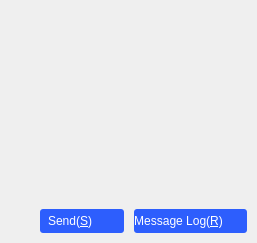
           <widget class="QWidget" name="widget" native="true">
            <property name="sizePolicy">
             <sizepolicy hsizetype="Preferred" vsizetype="Preferred">
              <horstretch>0</horstretch>
              <verstretch>0</verstretch>
             </sizepolicy>
            </property>
            <property name="mouseTracking">
             <bool>true</bool>
            </property>
            <layout class="QVBoxLayout" name="verticalLayout">
             <property name="spacing">
              <number>0</number>
             </property>
             <property name="leftMargin">
              <number>0</number>
             </property>
             <property name="topMargin">
              <number>0</number>
             </property>
             <property name="rightMargin">
              <number>0</number>
             </property>
             <property name="bottomMargin">
              <number>0</number>
             </property>
             <item>
              <widget class="QToolBar" name="tool">
               <property name="sizePolicy">
                <sizepolicy hsizetype="Preferred" vsizetype="Fixed">
                 <horstretch>0</horstretch>
                 <verstretch>0</verstretch>
                </sizepolicy>
               </property>
               <property name="minimumSize">
                <size>
                 <width>0</width>
                 <height>0</height>
                </size>
               </property>
               <property name="maximumSize">
                <size>
                 <width>16777215</width>
                 <height>40</height>
                </size>
               </property>
               <property name="mouseTracking">
                <bool>true</bool>
               </property>
               <property name="movable">
                <bool>false</bool>
               </property>
               <property name="iconSize">
                <size>
                 <width>28</width>
                 <height>28</height>
                </size>
               </property>
               <addaction name="actionFont"/>
               <addaction name="actionExpression"/>
               <addaction name="actionShock"/>
               <addaction name="actionVoice"/>
               <addaction name="actionPicture"/>
               <addaction name="actionMusic"/>
               <addaction name="actionScreenshot"/>
               <addaction name="actionAssistance"/>
              </widget>
             </item>
             <item>
              <widget class="QTextEdit" name="input">
               <property name="sizePolicy">
                <sizepolicy hsizetype="Expanding" vsizetype="MinimumExpanding">
                 <horstretch>0</horstretch>
                 <verstretch>0</verstretch>
                </sizepolicy>
               </property>
               <property name="minimumSize">
                <size>
                 <width>0</width>
                 <height>80</height>
                </size>
               </property>
               <property name="mouseTracking">
                <bool>true</bool>
               </property>
               <property name="styleSheet">
                <string notr="true">QTextEdit#input
{
border:none;
background-color:transparent;
}</string>
               </property>
              </widget>
             </item>
             <item>
              <layout class="QHBoxLayout" name="horizontalLayout_2">
               <property name="spacing">
                <number>0</number>
               </property>
               <property name="rightMargin">
                <number>10</number>
               </property>
               <property name="bottomMargin">
                <number>10</number>
               </property>
               <item>
                <spacer name="horizontalSpacer">
                 <property name="orientation">
                  <enum>Qt::Horizontal</enum>
                 </property>
                 <property name="sizeHint" stdset="0">
                  <size>
                   <width>40</width>
                   <height>20</height>
                  </size>
                 </property>
                </spacer>
               </item>
               <item>
                <widget class="QPushButton" name="send">
                 <property name="sizePolicy">
                  <sizepolicy hsizetype="Fixed" vsizetype="Fixed">
                   <horstretch>0</horstretch>
                   <verstretch>0</verstretch>
                  </sizepolicy>
                 </property>
                 <property name="minimumSize">
                  <size>
                   <width>60</width>
                   <height>24</height>
                  </size>
                 </property>
                 <property name="maximumSize">
                  <size>
                   <width>24</width>
                   <height>16777215</height>
                  </size>
                 </property>
                 <property name="mouseTracking">
                  <bool>true</bool>
                 </property>
                 <property name="styleSheet">
                  <string notr="true">QPushButton#send
{
border:none;
background-color: rgb(45, 94, 253);
color:white;
border-top-left-radius:3px;
border-bottom-left-radius:3px;
}
QPushButton#send:hover
{
border:none;
background-color: rgba(45, 94, 253,80);
color:white;
}</string>
                 </property>
                 <property name="text">
                  <string>Send(&amp;S)</string>
                 </property>
                </widget>
               </item>
               <item>
                <widget class="QPushButton" name="send_setting">
                 <property name="sizePolicy">
                  <sizepolicy hsizetype="Fixed" vsizetype="Fixed">
                   <horstretch>0</horstretch>
                   <verstretch>0</verstretch>
                  </sizepolicy>
                 </property>
                 <property name="minimumSize">
                  <size>
                   <width>20</width>
                   <height>24</height>
                  </size>
                 </property>
                 <property name="maximumSize">
                  <size>
                   <width>24</width>
                   <height>16777215</height>
                  </size>
                 </property>
                 <property name="styleSheet">
                  <string notr="true">QPushButton#send_setting
{
border-top-right-radius:3px;
border-bottom-right-radius:3px;
border:none;
padding:3px;
color:white;
background-color:rgb(45, 94, 253);
text-align:left;
}
QPushButton#send_setting:hover
{
border:none;
background-color: rgba(45, 94, 253,80);
color:white;
}</string>
                 </property>
                 <property name="text">
                  <string/>
                 </property>
                 <property name="icon">
                  <iconset resource="../res.qrc">
                   <normaloff>:/res/talk/nnu.png</normaloff>:/res/talk/nnu.png</iconset>
                 </property>
                </widget>
               </item>
               <item>
                <spacer name="horizontalSpacer_2">
                 <property name="orientation">
                  <enum>Qt::Horizontal</enum>
                 </property>
                 <property name="sizeType">
                  <enum>QSizePolicy::Fixed</enum>
                 </property>
                 <property name="sizeHint" stdset="0">
                  <size>
                   <width>10</width>
                   <height>20</height>
                  </size>
                 </property>
                </spacer>
               </item>
               <item>
                <widget class="QPushButton" name="record">
                 <property name="minimumSize">
                  <size>
                   <width>0</width>
                   <height>24</height>
                  </size>
                 </property>
                 <property name="maximumSize">
                  <size>
                   <width>16777215</width>
                   <height>24</height>
                  </size>
                 </property>
                 <property name="styleSheet">
                  <string notr="true">QPushButton#record
{
border:none;
background-color: rgb(45, 94, 253);
color:white;
border-top-left-radius:3px;
border-bottom-left-radius:3px;
}
QPushButton#record:hover
{
border:none;
background-color: rgba(45, 94, 253,80);
color:white;
}</string>
                 </property>
                 <property name="text">
                  <string>Message Log(&amp;R)</string>
                 </property>
                </widget>
               </item>
               <item>
                <widget class="QPushButton" name="log_setting">
                 <property name="sizePolicy">
                  <sizepolicy hsizetype="Fixed" vsizetype="Fixed">
                   <horstretch>0</horstretch>
                   <verstretch>0</verstretch>
                  </sizepolicy>
                 </property>
                 <property name="minimumSize">
                  <size>
                   <width>20</width>
                   <height>24</height>
                  </size>
                 </property>
                 <property name="maximumSize">
                  <size>
                   <width>24</width>
                   <height>16777215</height>
                  </size>
                 </property>
                 <property name="styleSheet">
                  <string notr="true">QPushButton#log_setting
{
border-top-right-radius:3px;
border-bottom-right-radius:3px;
border:none;
padding:3px;
color:white;
background-color:rgb(45, 94, 253);
text-align:left;
}
QPushButton#log_setting:hover
{
border:none;
background-color: rgba(45, 94, 253,80);
color:white;
}</string>
                 </property>
                 <property name="text">
                  <string/>
                 </property>
                 <property name="icon">
                  <iconset resource="../res.qrc">
                   <normaloff>:/res/talk/nnu.png</normaloff>:/res/talk/nnu.png</iconset>
                 </property>
                </widget>
               </item>
              </layout>
             </item>
            </layout>
           </widget>
